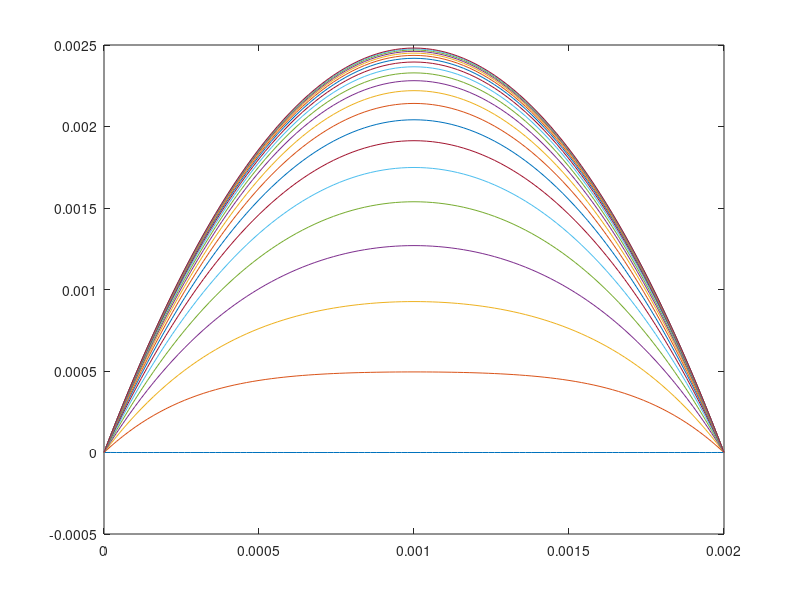

Write the MATLAB code that produced this figure.
clear all
close all           
F = 5e-3;
nu = 1e-6;
L = 2e-3;
divisions = 100;
z = [0:1:divisions] / divisions;
z = z * L;

figure
for t=0:.1:2
    vx = -F / (2*nu)  * z .* (z - L);
    for n=0:20
        vx = vx - (4 * F * L ^ 2 / (nu * pi^3 * (2 * n + 1)^3)) * ...
            sin(pi * z * (2 * n + 1) / L) * ...
            exp(-(2 * n + 1) ^ 2 * pi ^ 2 * nu / L ^ 2 * t);
    end
    plot (z,vx);
    hold on;
end
hold off